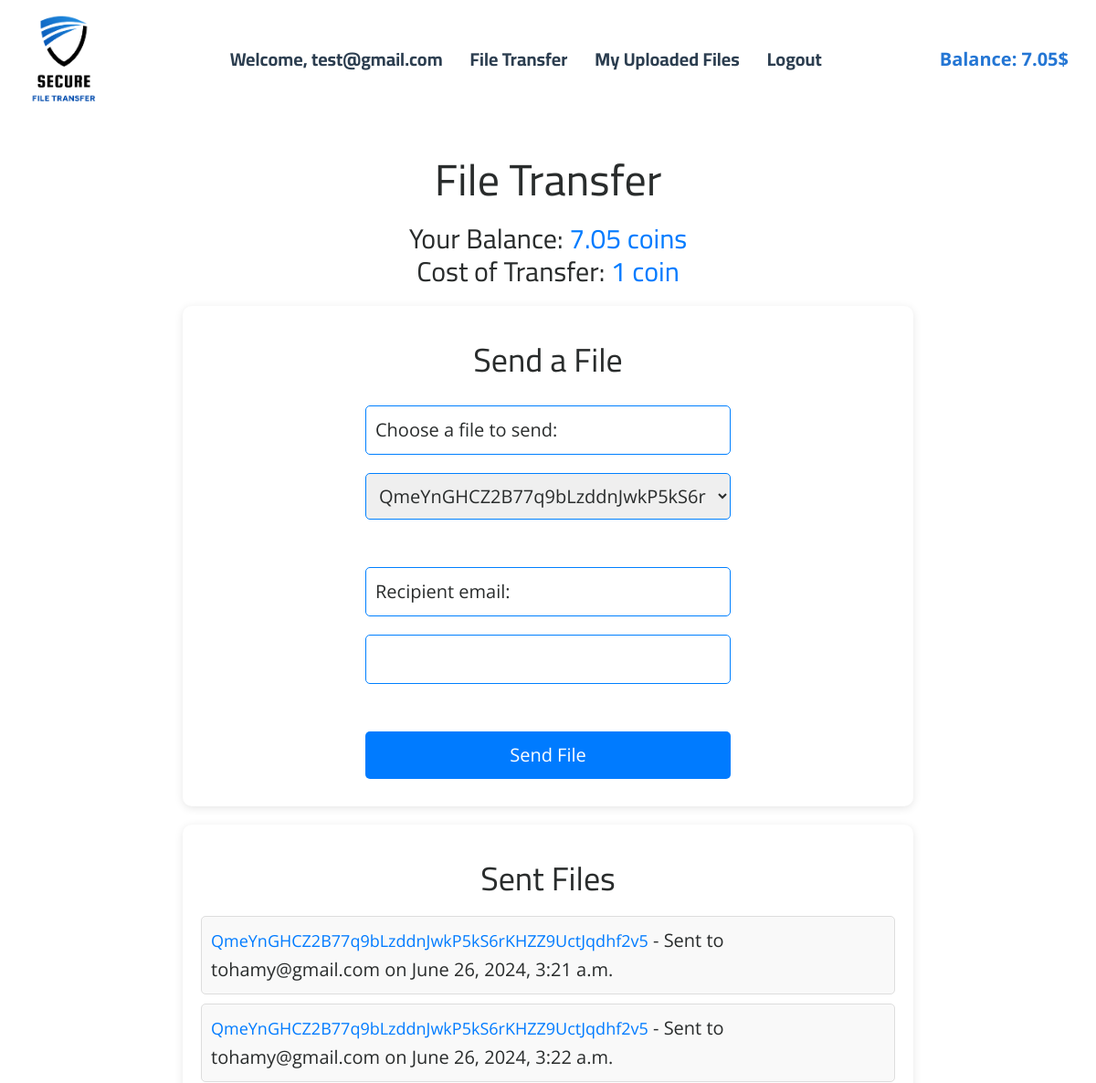
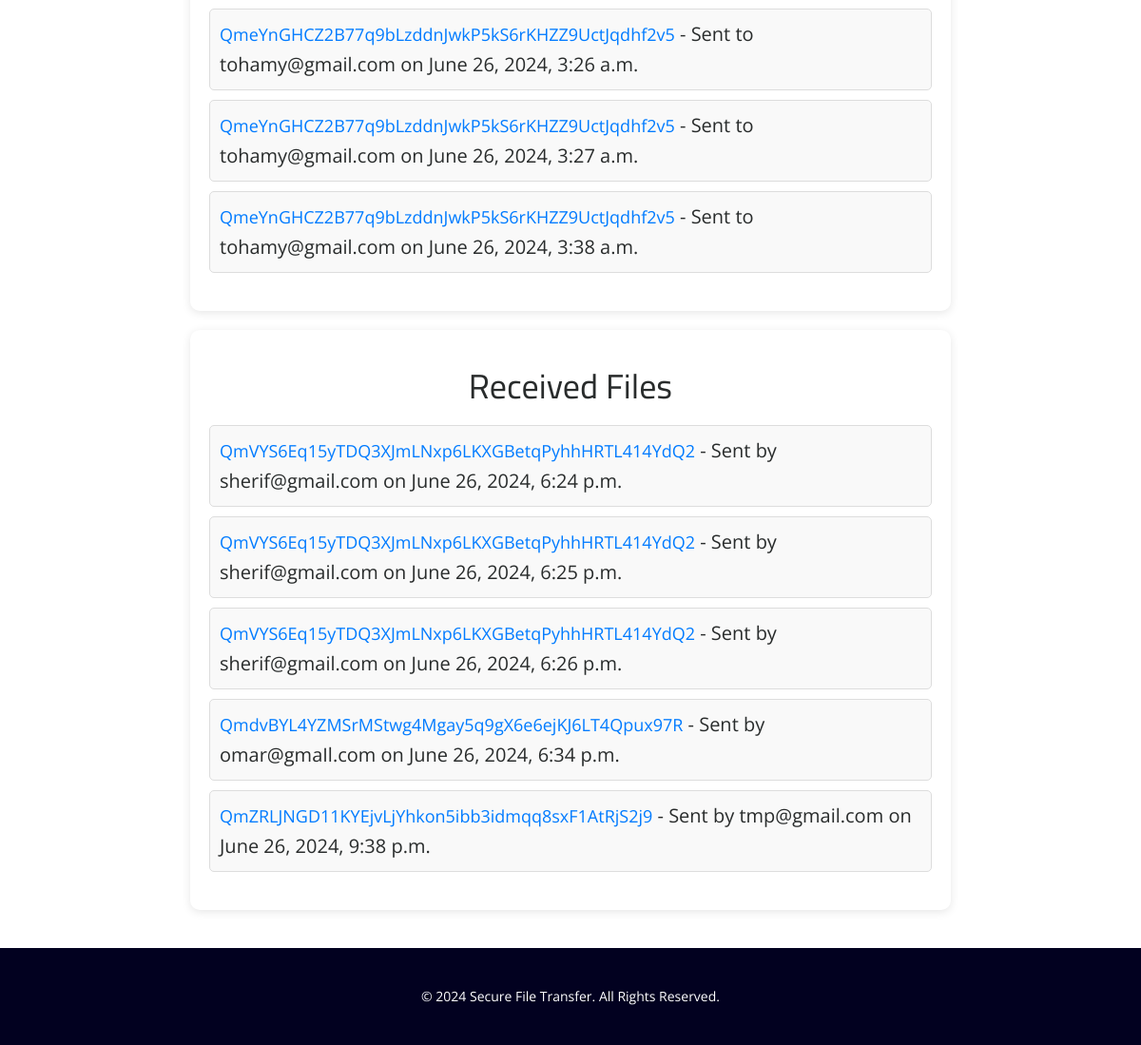
Page /file-transfer/ (signed in) on the committed database (2 pictures, top to bottom).
### secure_file_transfer/models.py (models this page shows, shortened)
class User(models.Model):
    email = models.EmailField(unique=True)
    password = models.CharField(max_length=128)

class Wallet(models.Model):
    owner = models.OneToOneField(User, on_delete=models.CASCADE)
    balance = models.DecimalField(max_digits=10, decimal_places=2, default=0.00)

class FileUpload(models.Model):
    sender = models.ForeignKey(User, on_delete=models.CASCADE, related_name='sent_files')
    recipient = models.ForeignKey(User, on_delete=models.CASCADE, related_name='received_files', null=True, blank=True)
    ipfs_hash = models.CharField(max_length=255)
    original_filename = models.CharField(max_length=255)
    uploaded_at = models.DateTimeField(auto_now_add=True)
    encryption_key = models.CharField(max_length=255)

### secure_file_transfer/decorators.py (the view)
    def wrapper(request, *args, **kwargs):
        if 'user_id' not in request.session:
            return redirect('/login')
        return view_func(request, *args, **kwargs)

### secure_file_transfer/forms.py (shortened to what this page needs)
class FileTransferForm(forms.ModelForm):
    recipient_email = forms.EmailField()
    class Meta:
        model = FileUpload
        fields = ['recipient_email']
    def __init__(self, *args, **kwargs):
        self.sender = kwargs.pop('sender', None)
        super().__init__(*args, **kwargs)

### templates/filetransfer.html (shortened to what this page needs)
{% extends 'base.html' %}
{% block content %}
<section class="file-transfer-section">
    <div class="container">
        <h1>File Transfer</h1>
        <div class="wallet-info">
            <h3>Your Balance: <span class="balance">{{ wallet_balance }} coins</span></h3>
            <h3>Cost of Transfer: <span class="cost">1 coin</span></h3>
        </div>
        <div class="transfer-container">
            <h2>Send a File</h2>
            <form method="post" enctype="multipart/form-data">
                <label for="uploaded_files">Choose a file to send:</label>
                <select id="uploaded_files" name="uploaded_files">
                    {% for file in uploaded_files %}
                        <option value="{{ file.id }}">{{ file.ipfs_hash }}</option>
                    {% endfor %}
                </select>
                <br>
                {{ form.recipient_email.label_tag }} {{ form.recipient_email }}
                <br>
                <button type="submit">Send File</button>
            </form>
        </div>
        <div class="sent-files">
            <h2>Sent Files</h2>
            <ul>
                {% for file in sent_files %}
                    <li>
                        <a href="{% url 'serve_file' file.id %}">{{ file.ipfs_hash }}</a> - Sent to {{ file.recipient.email }} on {{ file.uploaded_at }}
                    </li>
                {% endfor %}
            </ul>
        </div>
        <div class="received-files">
            <h2>Received Files</h2>
            <ul>
                {% for file in received_files %}
                    <li>
                        <a href="{% url 'serve_file' file.id %}">{{ file.ipfs_hash }}</a> - Sent by {{ file.sender.email }} on {{ file.uploaded_at }}
                    </li>
                {% endfor %}
            </ul>
        </div>
    </div>
</section>
{% endblock %}

### templates/base.html (shortened to what this page needs)
<!DOCTYPE html>
<html lang="en" style="font-size: 16px;">
<head>
    {% load static %}
    <link rel="stylesheet" href="{% static 'css/nicepage.css' %}" media="screen">
    <link rel="stylesheet" href="{% static 'css/Home.css' %}" media="screen">
</head>
<body class="u-body u-xl-mode" data-path-to-root="./" data-include-products="false" data-lang="en">
<header class="u-clearfix u-header u-header" id="sec-d5ff">
    <div class="u-clearfix u-sheet u-sheet-1" style="display: flex; justify-content: space-between; align-items: center;">
        <a href="/" class="u-image u-logo u-image-1">
            <img src="{% static 'images/Secure.png' %}" class="u-logo-image u-logo-image-1" style="width: 80px;height: 110px;">
        </a>
        {% if request.session.user_email %}
            <span class="u-menu-link"><b>Welcome, {{ request.session.user_email }}</b></span>
            <a href="{% url 'file_transfer' %}" class="u-menu-link"><b>File Transfer</b></a>
            <a href="{% url 'files' %}" class="u-menu-link"><b>My Uploaded Files</b></a>
            <a href="{% url 'logout' %}" class="u-menu-link"><b>Logout</b></a>
            <span class="wallet-balance">Balance: {{ wallet_balance }}$</span>
        {% else %}
            <a href="{% url 'login' %}" class="u-menu-link"><b>Login</b></a>
            <a href="{% url 'register' %}" class="u-menu-link"><b>Register</b></a>
        {% endif %}
    </div>
</header>
<div class="main-content">
    {% block content %}
    {% endblock %}
</div>
<footer class="u-footer">
    <div>
        <p>&copy; 2024 Secure File Transfer. All Rights Reserved.</p>
    </div>
</footer>
</body>
</html>

### templates/base.html (style rules this page uses)
.u-menu-link { text-decoration: none; font-weight: normal; transition: color 0.3s, border-bottom 0.3s; position: relative; color: #2c3e50; font-family: 'Cairo', sans-serif; font-size: 1em; margin: 0 15px; }
.u-menu-link::after { content: ''; display: block; width: 0; height: 2px; background: #12adef; transition: width 0.3s; position: absolute; left: 50%; bottom: -5px; transform: translateX(-50%); }
h1, h2, h3, h4, h5, h6 { font-family: 'Cairo', sans-serif; }
body { font-size: 20px !important; font-family: 'Cairo', sans-serif; display: flex; flex-direction: column; min-height: 100vh; margin: 0; }
.u-header { background-color: white; color: #2c3e50; padding: 10px 0; }
.u-logo-image { width: 100%; }
.u-logo { width: 150px; margin-top: 0; }
.main-content { flex: 1; }
.u-footer { background-color: #020120; color: white; padding: 20px 0; font-size: 0.7em; text-align: center; }
.wallet-balance { color: #2476d4; font-weight: bold; margin-left: 10%; }

### templates/filetransfer.html (style rules this page uses)
li { list-style: none; }
.file-transfer-section { padding: 20px; }
.container { max-width: 800px; margin: auto; }
.wallet-info { text-align: center; margin-bottom: 20px; }
.wallet-info h3 { margin: 0; }
.wallet-info .balance, .wallet-info .cost { color: #007bff; }
.transfer-container, .sent-files, .received-files { background-color: white; padding: 20px; margin-bottom: 20px; border-radius: 10px; box-shadow: 0 2px 10px rgba(0, 0, 0, 0.1); }
h1, h2 { text-align: center; }
form { display: flex; flex-direction: column; align-items: center; }
form label, form select, form input, form button { margin: 10px 0; padding: 10px; width: 100%; max-width: 400px; border: 1px solid #0080ff; border-radius: 5px; }
form button { background-color: #007bff; color: white; border: none; transition: background-color 0.3s, transform 0.3s; }
.sent-files ul, .received-files ul { list-style-type: none; padding: 0; }
.sent-files li, .received-files li { background-color: #f9f9f9; margin: 10px 0; padding: 10px; border: 1px solid #ddd; border-radius: 5px; }
.sent-files a, .received-files a { color: #007bff; text-decoration: none; }

### rows in the picture
User: session.user_email "test@gmail.com"
Wallet: balance "7.05"
FileUpload: ipfs_hash "QmeYnGHCZ2B77q9bLzddnJwkP5kS6rKHZZ9UctJqdhf2v5", recipient.email "tohamy@gmail.com", uploaded_at "June 26, 2024, 3:21 a.m."
FileUpload: ipfs_hash "QmeYnGHCZ2B77q9bLzddnJwkP5kS6rKHZZ9UctJqdhf2v5", recipient.email "tohamy@gmail.com", uploaded_at "June 26, 2024, 3:22 a.m."
FileUpload: ipfs_hash "QmeYnGHCZ2B77q9bLzddnJwkP5kS6rKHZZ9UctJqdhf2v5", recipient.email "tohamy@gmail.com", uploaded_at "June 26, 2024, 3:26 a.m."
FileUpload: ipfs_hash "QmeYnGHCZ2B77q9bLzddnJwkP5kS6rKHZZ9UctJqdhf2v5", recipient.email "tohamy@gmail.com", uploaded_at "June 26, 2024, 3:27 a.m."
FileUpload: ipfs_hash "QmeYnGHCZ2B77q9bLzddnJwkP5kS6rKHZZ9UctJqdhf2v5", recipient.email "tohamy@gmail.com", uploaded_at "June 26, 2024, 3:38 a.m."
FileUpload: ipfs_hash "QmVYS6Eq15yTDQ3XJmLNxp6LKXGBetqPyhhHRTL414YdQ2", sender.email "sherif@gmail.com", uploaded_at "June 26, 2024, 6:24 p.m."
FileUpload: ipfs_hash "QmVYS6Eq15yTDQ3XJmLNxp6LKXGBetqPyhhHRTL414YdQ2", sender.email "sherif@gmail.com", uploaded_at "June 26, 2024, 6:25 p.m."
FileUpload: ipfs_hash "QmVYS6Eq15yTDQ3XJmLNxp6LKXGBetqPyhhHRTL414YdQ2", sender.email "sherif@gmail.com", uploaded_at "June 26, 2024, 6:26 p.m."
FileUpload: ipfs_hash "QmdvBYL4YZMSrMStwg4Mgay5q9gX6e6ejKJ6LT4Qpux97R", sender.email "omar@gmaIl.com", uploaded_at "June 26, 2024, 6:34 p.m."
FileUpload: ipfs_hash "QmZRLJNGD11KYEjvLjYhkon5ibb3idmqq8sxF1AtRjS2j9", sender.email "tmp@gmail.com", uploaded_at "June 26, 2024, 9:38 p.m."

### other values in the picture
form field uploaded_files "QmeYnGHCZ2B77q9bLzddnJwkP5kS6rKHZZ9UctJqdhf2v5"
